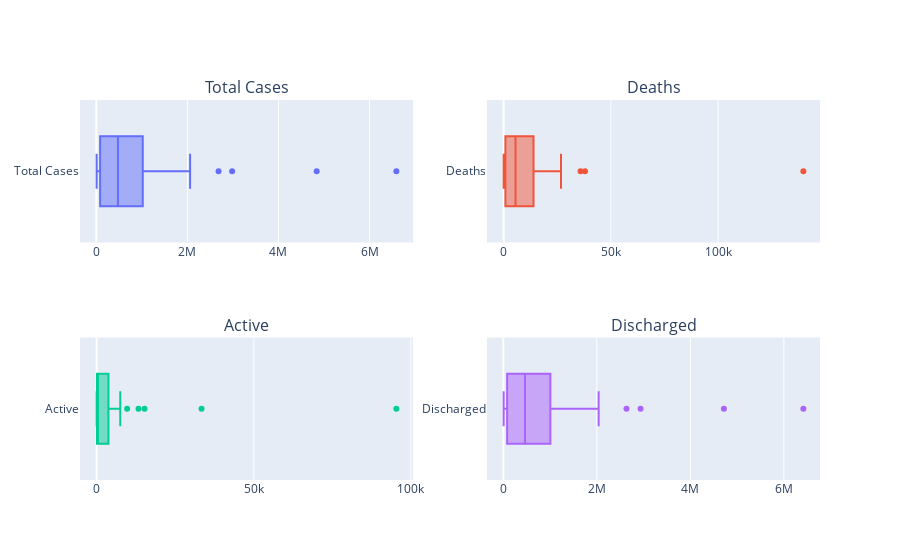

Here is the notebook cell this chart was saved with:
### Code cell
# Box plots
fig = make_subplots(rows=2, cols=2, subplot_titles=['Total Cases', 'Deaths', 'Active', 'Discharged'])

total_cases = go.Box(x=pd_df['Total_Cases'], name='Total Cases', text=pd_df['State_UTs'])
deaths = go.Box(x=pd_df['Deaths'], name='Deaths', text=pd_df['State_UTs'])
active = go.Box(x=pd_df['Active'], name='Active', text=pd_df['State_UTs'])
discharged = go.Box(x=pd_df['Discharged'], name='Discharged', text=pd_df['State_UTs'])

fig.add_trace(total_cases, 1, 1)
fig.add_trace(deaths, 1, 2)
fig.add_trace(active, 2, 1)
fig.add_trace(discharged, 2, 2)

fig.update_layout(showlegend=False)
fig.show()

### Figure 1 — Plotly figure (JSON) as saved in the notebook; plotly's stock layout.template omitted (floating-point values rounded to 4 significant figures)
{"data": [{"name": "Total Cases", "text": ["Andaman and Nicobar", "Andhra Pradesh", "Arunachal Pradesh", "Assam", "Bihar", "Chandigarh", "Chhattisgarh", "Dadra and Nagar Haveli and Daman and Diu", "Delhi", "Goa", "Gujarat", "Haryana", "Himachal Pradesh", "Jammu and Kashmir", "Jharkhand", "Karnataka", "Kerala", "Ladakh", "Lakshadweep", "Madhya Pradesh", "Maharashtra", "Manipur", "Meghalaya", "Mizoram", "Nagaland", "Odisha", "Puducherry", "Punjab", "Rajasthan", "Sikkim", "Tamil Nadu", "Telengana", "Tripura", "Uttar Pradesh", "Uttarakhand", "West Bengal"], "type": "box", "x": [7641, 2059708, 54964, 605944, 726021, 65297, 1005624, 10675, 1439337, 177410, 826258, 771049, 221203, 330885, 348415, 2982869, 4838811, 20871, 10365, 792675, 6588429, 122545, 82815, 111651, 31547, 1034276, 127296, 601992, 954383, 31739, 2684641, 668722, 84299, 1710014, 343739, 1579463], "xaxis": "x", "yaxis": "y"}, {"name": "Deaths", "text": ["Andaman and Nicobar", "Andhra Pradesh", "Arunachal Pradesh", "Assam", "Bihar", "Chandigarh", "Chhattisgarh", "Dadra and Nagar Haveli and Daman and Diu", "Delhi", "Goa", "Gujarat", "Haryana", "Himachal Pradesh", "Jammu and Kashmir", "Jharkhand", "Karnataka", "Kerala", "Ladakh", "Lakshadweep", "Madhya Pradesh", "Maharashtra", "Manipur", "Meghalaya", "Mizoram", "Nagaland", "Odisha", "Puducherry", "Punjab", "Rajasthan", "Sikkim", "Tamil Nadu", "Telengana", "Tripura", "Uttar Pradesh", "Uttarakhand", "West Bengal"], "type": "box", "x": [129, 14295, 280, 5939, 9661, 820, 13570, 4, 25089, 3339, 10086, 10049, 3717, 4426, 5135, 37931, 26734, 208, 51, 10523, 139734, 1893, 1432, 380, 674, 8279, 1849, 16540, 8954, 391, 35869, 3936, 816, 22897, 7397, 18953], "xaxis": "x2", "yaxis": "y2"}, {"name": "Active", "text": ["Andaman and Nicobar", "Andhra Pradesh", "Arunachal Pradesh", "Assam", "Bihar", "Chandigarh", "Chhattisgarh", "Dadra and Nagar Haveli and Daman and Diu", "Delhi", "Goa", "Gujarat", "Haryana", "Himachal Pradesh", "Jammu and Kashmir", "Jharkhand", "Karnataka", "Kerala", "Ladakh", "Lakshadweep", "Madhya Pradesh", "Maharashtra", "Manipur", "Meghalaya", "Mizoram", "Nagaland", "Odisha", "Puducherry", "Punjab", "Rajasthan", "Sikkim", "Tamil Nadu", "Telengana", "Tripura", "Uttar Pradesh", "Uttarakhand", "West Bengal"], "type": "box", "x": [9, 6453, 183, 3458, 46, 30, 197, 3, 327, 648, 212, 116, 1361, 895, 130, 9700, 95349, 42, 1, 106, 33379, 1444, 893, 13316, 228, 4817, 611, 228, 40, 189, 15238, 4056, 102, 133, 179, 7513], "xaxis": "x3", "yaxis": "y3"}, {"name": "Discharged", "text": ["Andaman and Nicobar", "Andhra Pradesh", "Arunachal Pradesh", "Assam", "Bihar", "Chandigarh", "Chhattisgarh", "Dadra and Nagar Haveli and Daman and Diu", "Delhi", "Goa", "Gujarat", "Haryana", "Himachal Pradesh", "Jammu and Kashmir", "Jharkhand", "Karnataka", "Kerala", "Ladakh", "Lakshadweep", "Madhya Pradesh", "Maharashtra", "Manipur", "Meghalaya", "Mizoram", "Nagaland", "Odisha", "Puducherry", "Punjab", "Rajasthan", "Sikkim", "Tamil Nadu", "Telengana", "Tripura", "Uttar Pradesh", "Uttarakhand", "West Bengal"], "type": "box", "x": [7503, 2038960, 54501, 596547, 716314, 64447, 991857, 10668, 1413921, 173423, 815960, 760884, 216125, 325564, 343150, 2935238, 4716728, 20621, 10313, 782046, 6415316, 119208, 80490, 97955, 30645, 1021180, 124836, 585224, 945389, 31159, 2633534, 660730, 83381, 1686984, 336163, 1552997], "xaxis": "x4", "yaxis": "y4"}], "layout": {"annotations": [{"font": {"size": 16}, "showarrow": false, "text": "Total Cases", "x": 0.225, "xanchor": "center", "xref": "paper", "y": 1, "yanchor": "bottom", "yref": "paper"}, {"font": {"size": 16}, "showarrow": false, "text": "Deaths", "x": 0.775, "xanchor": "center", "xref": "paper", "y": 1, "yanchor": "bottom", "yref": "paper"}, {"font": {"size": 16}, "showarrow": false, "text": "Active", "x": 0.225, "xanchor": "center", "xref": "paper", "y": 0.375, "yanchor": "bottom", "yref": "paper"}, {"font": {"size": 16}, "showarrow": false, "text": "Discharged", "x": 0.775, "xanchor": "center", "xref": "paper", "y": 0.375, "yanchor": "bottom", "yref": "paper"}], "showlegend": false, "xaxis": {"anchor": "y", "domain": [0, 0.45]}, "xaxis2": {"anchor": "y2", "domain": [0.55, 1]}, "xaxis3": {"anchor": "y3", "domain": [0, 0.45]}, "xaxis4": {"anchor": "y4", "domain": [0.55, 1]}, "yaxis": {"anchor": "x", "domain": [0.625, 1]}, "yaxis2": {"anchor": "x2", "domain": [0.625, 1]}, "yaxis3": {"anchor": "x3", "domain": [0, 0.375]}, "yaxis4": {"anchor": "x4", "domain": [0, 0.375]}}}
